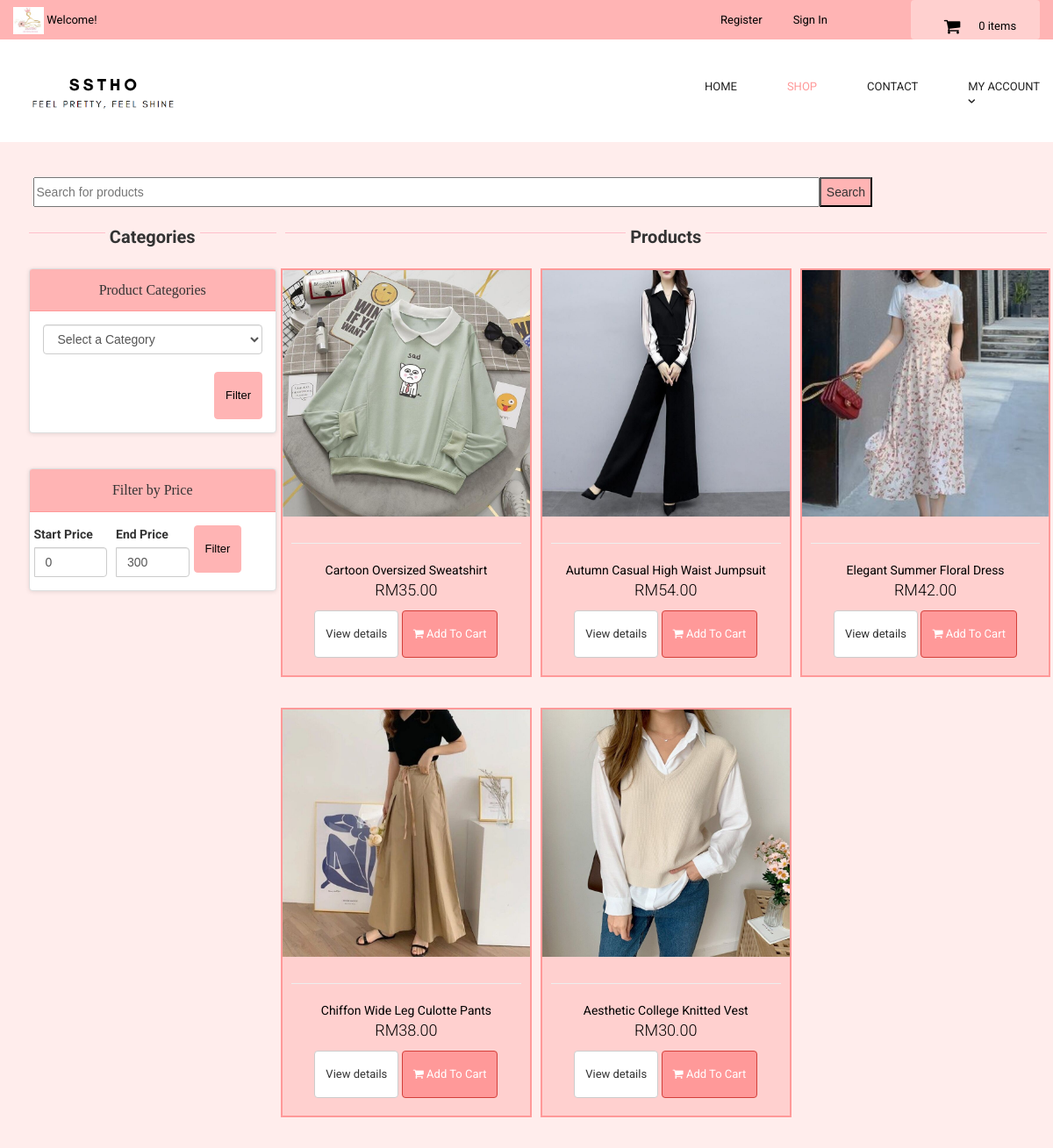
The app's page /shop_category.php with its own data.
### tables this page shows
CREATE TABLE `products` (
  `product_id` int(10) NOT NULL,
  `p_cat_id` int(10) NOT NULL,
  `date` timestamp NOT NULL DEFAULT current_timestamp() ON UPDATE current_timestamp(),
  `product_title` text NOT NULL,
  `product_url` text NOT NULL,
  `product_img1` text NOT NULL,
  `product_img2` text NOT NULL,
  `product_img3` text NOT NULL,
  `product_price` decimal(10,2) NOT NULL,
  `product_desc` text NOT NULL,
  `product_features` text NOT NULL
);

### shop_category.php (the view, shortened to what this page needs)
<?php
include("includes/header.php");
include("functions/functions.php");
include("includes/main.php");
?>
<div id="content" >
<div class="container" >
<div class="col-md-12" >
<div class="col-md-10">
<form class="form" method="post" action="shop_search.php" style="display: flex;">
<input type="text" name="keyword" style="width:60%;flex-grow:1;" placeholder="Search for products" />
<button type="submit" name="search" style="background-color:#ffb4b4;">Search</button>
</form>
</div>
</div>
<div class="col-md-3">
				<br>
				<div style="width: 100%; height: 10px; border-bottom: 1px solid pink; text-align: center">
					<span style="font-size: 20px; background-color: #ffedec; padding: 0 5px;">
						<b>Categories</b>
					</span>
				</div>
				<br><br>
	<div class="panel panel-default sidebar-menu">
		<div class="panel-heading">
			<h3 class="panel-title">
			<center>Product Categories</center>
			</h3>
		</div>
				<div class="panel-body">
<div class="form-group" >
<form action="shop_category.php" method="POST">
<select name="category" class="form-control">
<option> Select  a Category</option>
</select>
<br>
<div class="pull-right">
<input class="btn btn-primary" type="submit" name="filter" value="Filter">
</div>
</form>
</div>
</div>
	</div>
	<br>
	<div class="panel panel-default sidebar-menu">
	<div class="panel-heading">
		<h3 class="panel-title">
			<center>Filter by Price</center>
		</h3>
	</div>
		<div class="panel-body">
			<div class="input-group">
						<form action="shop.php" method="POST">
                            <div class="row">
                                <div class="col-md-4">
                                    <label for="" align="center">Start Price</label>
                                    <input type="text" name="start_price" value="<?php if(isset($_POST['start_price'])){echo $_POST['start_price']; }else{echo "0";} ?>" class="form-control">
                                </div>
                                <div class="col-md-4">
                                    <label for="" align="center">End Price</label>
                                    <input type="text" name="end_price" value="<?php if(isset($_POST['end_price'])){echo $_POST['end_price']; }else{echo "300";} ?>" class="form-control">
                                </div>
				<input class="btn btn-primary" type="submit" name="filter" value="Filter" >
				</div>
				</div>
			</div>
	</div>
	</div>
	<div class="col-md-9" >
				<br>
				<div style="width: 100%; height: 10px; border-bottom: 1px solid pink; text-align: center">
					<span style="font-size: 20px; background-color: #ffedec; padding: 0 5px;">
						<b>Products</b>
					</span>
				</div>
				<br><br>
             <div class="col-md-12 mt-3">
                <div class="card">
                    <div class="card-body">
                        <div class="row">
				<?php
                        $con = mysqli_connect("localhost","root","","sstho");
                        if(isset($_POST['category']))
                        {
                            $p_cat_id = $_POST['category'];
                            $query = "SELECT * FROM products WHERE p_cat_id=$p_cat_id";
                        }
                        else
                        {
							$query = "SELECT * FROM products";
                        }
                        $query_run = mysqli_query($con, $query);
                        if(mysqli_num_rows($query_run) > 0)
                        {
                            foreach($query_run as $row)
                            {
                                ?>
                                <div class="col-md-4 col-sm-6 center-responsive">
								<div class="product">
								<a href=<?php echo $row['product_url']?>>
								<img src="admin/product_images/<?php echo $row['product_img1'];?>" width="840" height="840" class="img-responsive">
								</a>
								<div class="text">
								<hr>
								<center>
								<a href=<?php echo $row['product_url']?>>
								<?php echo $row['product_title'];?>
								</a>
								<p class="price">RM<?php echo $row['product_price'];?> </p>
								<p class='buttons' >
								<a href=<?php echo $row['product_url']?> class='btn btn-default' >View details</a>
								<a href=<?php echo $row['product_url']?> class='btn btn-danger'>
								<i class='fa fa-shopping-cart' data-price=<?php echo $row['product_price'];?>></i> Add To Cart
								</a>
								</p>
								</center>
								</div>
						        </div>
                                </div>
                                <?php
                            }
                        }
                        else
                        {
                            echo "<h3>No Record Found</h3>";
                        }
                        ?>
                        </div>
                    </div>
                </div>
            </div>

### styles/backend.css (style rules this page uses)
html { font-family: "Roboto", Helvetica, Arial, sans-serif; line-height: 1.15; -ms-text-size-adjust: 100%; -webkit-text-size-adjust: 100% }
hr { box-sizing: content-box; height: 0; overflow: visible }
a { background-color: transparent; -webkit-text-decoration-skip: objects }
b, strong { font-weight: inherit; font-weight: bolder }
img { border-style: none }
button, input, optgroup, select, textarea { font-family: sans-serif; font-size: 100%; line-height: 2.0; margin: 0 }
button, input { overflow: visible }
button, select { text-transform: none }
[type=reset], [type=submit], button, html [type=button] { -webkit-appearance: button }
html { box-sizing: border-box }
.container { width: 1170px; margin: 0 auto }
img { max-width: 100%; height: auto }
.btn { display: inline-block; vertical-align: top; font-size: 13px; line-height: 40px; text-decoration: none; -webkit-transition: .3s; transition: .3s }

### styles/style.css (style rules this page uses)
.btn-primary { color:black; background-color:#ffb4b4; border-color:#ffb4b4; }
#content { padding-left:25px; }
#content .product { background:#ffd0cf; border: solid 2px #ff9999; box-sizing: border-box; margin-bottom: 35px; }
#content .product .text p.price { font-size:18px; text-align:center; font-weight:300; color: black }
#content .product .text .buttons { clear:both; text-align:center; }
#content .product .text { padding:10px 10px 0px; }
#content .product .text .buttons .btn { margin-bottom:10px; }
#content .panel.sidebar-menu { box-sizing: border-box; box-shadow: 0 1px 5px rgba(0, 0, 0, 0.1); }
#content .panel.sidebar-menu h3 { padding: 5px 0; margin: 0; }

### records on screen
products: product_img1 (picture), product_title "Cartoon Oversized Sweatshirt", product_price "35.00"
products: product_img1 (picture), product_title "Autumn Casual High Waist Jumpsuit", product_price "54.00"
products: product_img1 (picture), product_title "Elegant Summer Floral Dress", product_price "42.00"
products: product_img1 (picture), product_title "Chiffon Wide Leg Culotte Pants", product_price "38.00"
products: product_img1 (picture), product_title "Aesthetic College Knitted Vest", product_price "30.00"

### other values on screen
$count_items "0"
